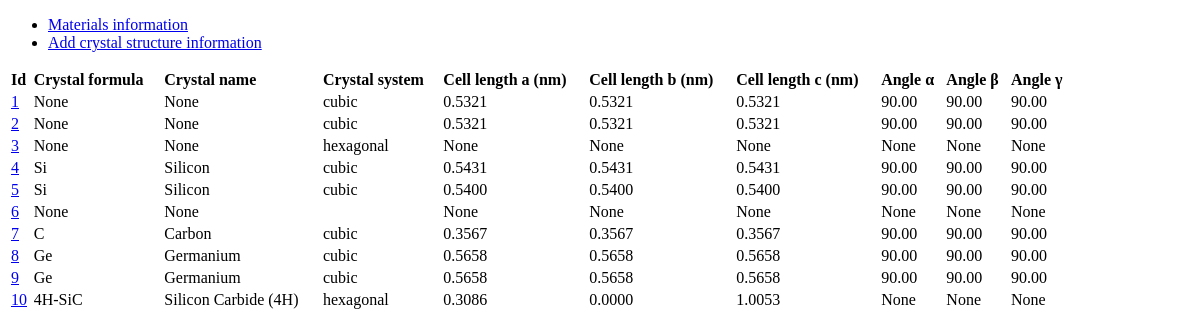
/list/, run on an earlier commit of the app's database.
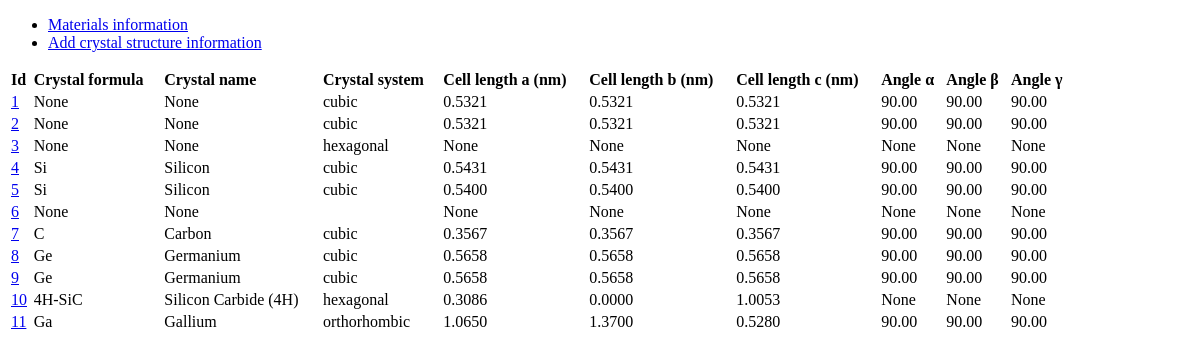
And on a later commit of the database.
### d_spacing/models.py (models this page shows)
class CrystalData(models.Model):
    crystal_formula = models.CharField(max_length=25, blank= True, null=True)
    crystal_name = models.CharField(max_length=125, blank= True, null=True)
    crystal_system = models.CharField(max_length = 25)
    cell_lenght_a = models.DecimalField(max_digits = 8, decimal_places = 4, blank = True, null = True)
    cell_lenght_b = models.DecimalField(max_digits = 8, decimal_places = 4, blank = True, null = True)
    cell_lenght_c = models.DecimalField(max_digits = 8, decimal_places = 4, blank = True, null = True)
    cell_angle_alpha = models.DecimalField(max_digits = 8, decimal_places = 2, blank = True, null = True)
    cell_angle_beta = models.DecimalField(max_digits = 8, decimal_places = 2, blank = True, null = True)
    cell_angle_gamma = models.DecimalField(max_digits = 8, decimal_places = 2, blank = True, null = True)
    def __str__(self):
        return self.crystal_system

### d_spacing/views.py (the view)
# urls.py: path('list/', views.list_view, name='list'),
def list_view(request):
    info = CrystalData.objects.all()
    context = {
        "object_list": info
    }
    return render(request, "crystal_list.html", context)

### templates/dspacing/crystal_list.html (shortened to what this page needs)
{% extends 'base.html' %}
{% block content %}
<table style="width:90%">
    <tr>
        <td><b> Id </b></td>
        <td><b> Crystal formula </b> </td>
        <td><b> Crystal name </b></td>
        <td><b> Crystal system </b> </td>
        <td><b> Cell length a (nm) </b></td>
        <td><b> Cell length b (nm) </b></td>
        <td><b> Cell length c (nm)</b></td>
        <td><b> Angle &alpha; </b></td>
        <td><b> Angle &beta; </b></td>
        <td><b> Angle &gamma; </b></td>
    </tr>
    {% for instance in object_list %}
    <tr>
        <td><a href="{{ instance.id }}">{{ instance.id }}</a></td>
        <td>{{ instance.crystal_formula }}</td>
        <td>{{ instance.crystal_name }}</td>
        <td>{{ instance.crystal_system }}</td>
        <td>{{ instance.cell_lenght_a}}</td>
        <td>{{ instance.cell_lenght_b}}</td>
        <td>{{ instance.cell_lenght_c}}</td>
        <td>{{instance.cell_angle_alpha}}</td>
        <td>{{instance.cell_angle_beta}}</td>
        <td>{{instance.cell_angle_gamma}}</td>
    </tr>
    {% endfor %}
</table>
{% endblock  %}

What changed in the data, as far as the page shows it:
added CrystalData: id "11", crystal_formula "Ga", crystal_name "Gallium", crystal_system "orthorhombic", cell_lenght_a "1.0650", cell_lenght_b "1.3700", cell_lenght_c "0.5280", cell_angle_alpha "90.00", cell_angle_beta "90.00", cell_angle_gamma "90.00"
